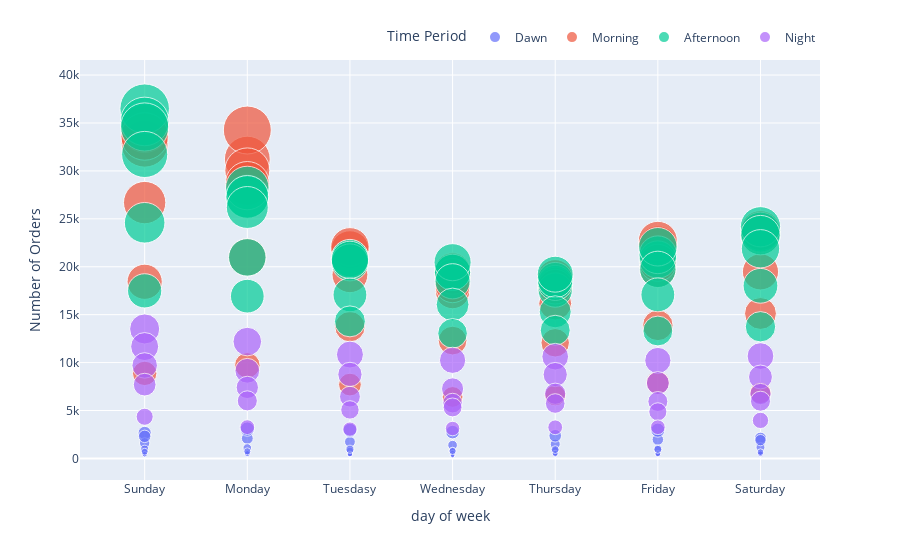

Write notebook code for a chart like this one.
### Code cell
import plotly.express as px
fig = px.scatter(Q3, x="day of week", y="Number of Orders", color='Time Period', size="Number of Orders", size_max=35)
fig.update_layout(legend=dict(orientation="h",yanchor="bottom",y=1.02,xanchor="right",x=1))
fig.show()
pio.write_image(fig, 'number orders Vs days.png', format="png", scale=15, width=1000, height=800)

### Figure 1 — Plotly figure (JSON) as saved in the notebook; plotly's stock layout.template omitted (floating-point values rounded to 4 significant figures)
{"data": [{"hovertemplate": "Time Period=Dawn<br>day of week=%{x}<br>Number of Orders=%{marker.size}<extra></extra>", "legendgroup": "Dawn", "marker": {"color": "#636efa", "size": [2653, 1606, 959, 413, 438, 701, 2302, 2097, 1093, 621, 510, 510, 741, 3062, 1736, 796, 428, 459, 463, 962, 2932, 1383, 782, 529, 253, 341, 773, 2746, 1487, 833, 534, 435, 525, 926, 2363, 1966, 977, 510, 425, 493, 949, 2949, 2121, 1175, 617, 488, 488, 662, 1908], "sizemode": "area", "sizeref": 29.79, "symbol": "circle"}, "mode": "markers", "name": "Dawn", "orientation": "v", "showlegend": true, "type": "scatter", "x": ["Sunday", "Sunday", "Sunday", "Sunday", "Sunday", "Sunday", "Sunday", "Monday", "Monday", "Monday", "Monday", "Monday", "Monday", "Monday", "Tuesdasy", "Tuesdasy", "Tuesdasy", "Tuesdasy", "Tuesdasy", "Tuesdasy", "Tuesdasy", "Wednesday", "Wednesday", "Wednesday", "Wednesday", "Wednesday", "Wednesday", "Wednesday", "Thursday", "Thursday", "Thursday", "Thursday", "Thursday", "Thursday", "Thursday", "Friday", "Friday", "Friday", "Friday", "Friday", "Friday", "Friday", "Saturday", "Saturday", "Saturday", "Saturday", "Saturday", "Saturday", "Saturday"], "xaxis": "x", "y": [2653, 1606, 959, 413, 438, 701, 2302, 2097, 1093, 621, 510, 510, 741, 3062, 1736, 796, 428, 459, 463, 962, 2932, 1383, 782, 529, 253, 341, 773, 2746, 1487, 833, 534, 435, 525, 926, 2363, 1966, 977, 510, 425, 493, 949, 2949, 2121, 1175, 617, 488, 488, 662, 1908], "yaxis": "y"}, {"hovertemplate": "Time Period=Morning<br>day of week=%{x}<br>Number of Orders=%{marker.size}<extra></extra>", "legendgroup": "Morning", "marker": {"color": "#EF553B", "size": [8873, 18432, 26695, 32843, 34429, 33592, 9712, 20987, 31230, 34265, 30054, 28689, 7705, 13747, 19168, 21763, 22075, 20659, 6414, 12295, 17404, 19560, 18993, 18067, 6588, 12065, 16161, 18883, 18131, 17923, 7895, 13882, 19746, 22251, 22701, 20417, 6833, 15124, 19467, 23347, 23515, 23772], "sizemode": "area", "sizeref": 29.79, "symbol": "circle"}, "mode": "markers", "name": "Morning", "orientation": "v", "showlegend": true, "type": "scatter", "x": ["Sunday", "Sunday", "Sunday", "Sunday", "Sunday", "Sunday", "Monday", "Monday", "Monday", "Monday", "Monday", "Monday", "Tuesdasy", "Tuesdasy", "Tuesdasy", "Tuesdasy", "Tuesdasy", "Tuesdasy", "Wednesday", "Wednesday", "Wednesday", "Wednesday", "Wednesday", "Wednesday", "Thursday", "Thursday", "Thursday", "Thursday", "Thursday", "Thursday", "Friday", "Friday", "Friday", "Friday", "Friday", "Friday", "Saturday", "Saturday", "Saturday", "Saturday", "Saturday", "Saturday"], "xaxis": "x", "y": [8873, 18432, 26695, 32843, 34429, 33592, 9712, 20987, 31230, 34265, 30054, 28689, 7705, 13747, 19168, 21763, 22075, 20659, 6414, 12295, 17404, 19560, 18993, 18067, 6588, 12065, 16161, 18883, 18131, 17923, 7895, 13882, 19746, 22251, 22701, 20417, 6833, 15124, 19467, 23347, 23515, 23772], "yaxis": "y"}, {"hovertemplate": "Time Period=Afternoon<br>day of week=%{x}<br>Number of Orders=%{marker.size}<extra></extra>", "legendgroup": "Afternoon", "marker": {"color": "#00cc96", "size": [36494, 35160, 34584, 31716, 24588, 17485, 27314, 28217, 27280, 26184, 20976, 16930, 20837, 20901, 20458, 20720, 17064, 14298, 19421, 19422, 20474, 18483, 16060, 13049, 17570, 18314, 18607, 19222, 15296, 13373, 20751, 21249, 22083, 19724, 17071, 13295, 23614, 24170, 23294, 21877, 18012, 13739], "sizemode": "area", "sizeref": 29.79, "symbol": "circle"}, "mode": "markers", "name": "Afternoon", "orientation": "v", "showlegend": true, "type": "scatter", "x": ["Sunday", "Sunday", "Sunday", "Sunday", "Sunday", "Sunday", "Monday", "Monday", "Monday", "Monday", "Monday", "Monday", "Tuesdasy", "Tuesdasy", "Tuesdasy", "Tuesdasy", "Tuesdasy", "Tuesdasy", "Wednesday", "Wednesday", "Wednesday", "Wednesday", "Wednesday", "Wednesday", "Thursday", "Thursday", "Thursday", "Thursday", "Thursday", "Thursday", "Friday", "Friday", "Friday", "Friday", "Friday", "Friday", "Saturday", "Saturday", "Saturday", "Saturday", "Saturday", "Saturday"], "xaxis": "x", "y": [36494, 35160, 34584, 31716, 24588, 17485, 27314, 28217, 27280, 26184, 20976, 16930, 20837, 20901, 20458, 20720, 17064, 14298, 19421, 19422, 20474, 18483, 16060, 13049, 17570, 18314, 18607, 19222, 15296, 13373, 20751, 21249, 22083, 19724, 17071, 13295, 23614, 24170, 23294, 21877, 18012, 13739], "yaxis": "y"}, {"hovertemplate": "Time Period=Night<br>day of week=%{x}<br>Number of Orders=%{marker.size}<extra></extra>", "legendgroup": "Night", "marker": {"color": "#ab63fa", "size": [13510, 11673, 9702, 7699, 4347, 12192, 9144, 7411, 6006, 3264, 10838, 8766, 6444, 5062, 3058, 10237, 7259, 5772, 5320, 3118, 10620, 8751, 6749, 5730, 3250, 10222, 7859, 5940, 4865, 3258, 10680, 8499, 6720, 5971, 3968], "sizemode": "area", "sizeref": 29.79, "symbol": "circle"}, "mode": "markers", "name": "Night", "orientation": "v", "showlegend": true, "type": "scatter", "x": ["Sunday", "Sunday", "Sunday", "Sunday", "Sunday", "Monday", "Monday", "Monday", "Monday", "Monday", "Tuesdasy", "Tuesdasy", "Tuesdasy", "Tuesdasy", "Tuesdasy", "Wednesday", "Wednesday", "Wednesday", "Wednesday", "Wednesday", "Thursday", "Thursday", "Thursday", "Thursday", "Thursday", "Friday", "Friday", "Friday", "Friday", "Friday", "Saturday", "Saturday", "Saturday", "Saturday", "Saturday"], "xaxis": "x", "y": [13510, 11673, 9702, 7699, 4347, 12192, 9144, 7411, 6006, 3264, 10838, 8766, 6444, 5062, 3058, 10237, 7259, 5772, 5320, 3118, 10620, 8751, 6749, 5730, 3250, 10222, 7859, 5940, 4865, 3258, 10680, 8499, 6720, 5971, 3968], "yaxis": "y"}], "layout": {"legend": {"itemsizing": "constant", "orientation": "h", "title": {"text": "Time Period"}, "tracegroupgap": 0, "x": 1, "xanchor": "right", "y": 1.02, "yanchor": "bottom"}, "margin": {"t": 60}, "xaxis": {"anchor": "y", "domain": [0, 1], "title": {"text": "day of week"}}, "yaxis": {"anchor": "x", "domain": [0, 1], "title": {"text": "Number of Orders"}}}}
